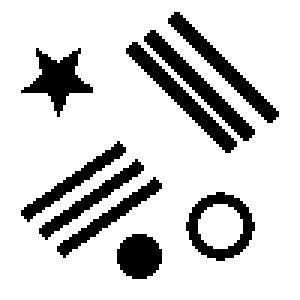
#> input picture datasets/patterns.png, 100 x 100 px (shown 3 times larger)
$ jupyter execute --allow-errors dst2_2d_signals_experimentation.ipynb
#> lines starting #> are read from the running program, lines starting #| are printed output that depends on the picture; after the words box and inside, x2 and y2 are one past the last pixel; in counts of white or black regions, pixels touching at a corner belong together
# DST-II for 2D-signals

[cell 1]
import os
import sys
module_path = os.path.abspath(os.path.join('..'))
if module_path not in sys.path:
    sys.path.append(module_path)

## Importing libraries and defining some useful functions

[cell 2]
import matplotlib.pyplot as plt
import numpy as np
from dst import S, build_shapelet
import os
from skimage import draw
import pywt
from skimage import io

[cell 3]
def detect_pattern(image,threshold=0.6):
    positions = []
    for i in range(image.shape[0]):
        for j in range(image.shape[1]):
            if image[i][j] >= threshold:
                print(f'Detection at position {i,j} with value {image[i][j]}')
                positions.append((i,j))
    return positions

[cell 4]
def make_gaussian(size, fwhm=3, center=None):
    """
    Make a square gaussian kernel.
    size is the length of a side of the square
    fwhm is full-width-half-maximum, which
    can be thought of as an effective radius.
    """
    x = np.arange(0, size, 1, float)
    y = x[:, np.newaxis]

    if center is None:
        x0 = y0 = size // 2
    else:
        x0 = center[0]
        y0 = center[1]

    return np.exp(-4*np.log(2) * ((x-x0)**2 + (y-y0)**2) / fwhm**2)

[cell 5]
def make_rectangle(image_size, size, start_position):
    """
    Make a image with a rectangle.
    """
#> called with image_size = (50, 50), size = (10, 20), start_position = (4, 10)
    image = np.zeros(image_size)
    for i in range(size[0]):
        for j in range(size[1]):
            image[i+start_position[0]][j+start_position[1]] = 1
    return image

[cell 6]
def make_circle(size, stroke, radius):
    """
    Make a image with a circle.
    """
#> called with size = (50, 50), stroke = 5, radius = 10
    if size is None:
        size = (200,200)
    arr = np.zeros(size)
    for delta in range(-(stroke // 2) + (stroke % 2), (stroke + 1) // 2):
        rr, cc, _ = draw.circle_perimeter_aa(size[0]//2,size[1]//2,
                                             radius= radius+delta, shape=arr.shape)
        arr[rr, cc] = 1
    return arr

[cell 7]
def noisy(image):
    """
    Add gaussian noise to image
    """
    row, col = image.shape
    mean = 0
    var = 0.01
    sigma = var**0.5
    gauss = np.random.normal(mean, sigma, (row, col))
    gauss = gauss.reshape(row, col)
    noisy = image + gauss
    return noisy

## Images for experiments

[cell 8]
gaussian = make_gaussian(50, 15, center=(30, 30))
noisy_gaussian = noisy(gaussian)

[cell 9]
square_image = make_rectangle((50,50),(10,20),(4,10))
noisy_square_image = noisy(square_image)

[cell 10]
circle = make_circle((50,50),5,10)
noisy_circle = noisy(circle)

[cell 11]
several_shapes = io.imread('../datasets/patterns.png', as_gray=True)
#> several_shapes: shape (100, 100); values 0 (black) and 43 (white), 81.6% white; 9 black regions, largest, box (x1, y1, x2, y2) and area: (56, 4, 93, 41) 241, (48, 10, 85, 47) 241, (42, 14, 79, 51) 241
noisy_several_shapes = noisy(several_shapes)

## First Approach: Traditional 2D-Wavelet Transform

[cell 12]
image = noisy_gaussian
plt.gcf().set_dpi(600)
plt.imshow(image)
plt.show()
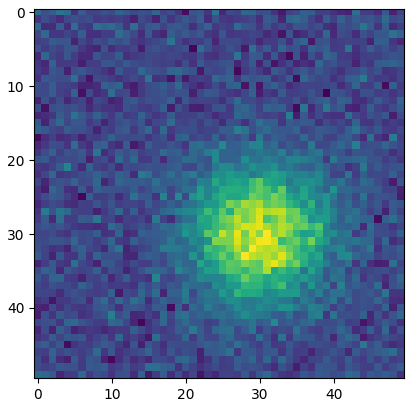
#> figure drawn by matplotlib, 1 panel

[cell 13]
pattern_horizontal = image[30, 25:40].flatten()
pattern_vertical = image[25:40, 30].flatten()
x = [i for i in range(len(pattern_horizontal))]
plt.gcf().set_dpi(600)
plt.plot(x, pattern_horizontal, 'peru')
plt.show()
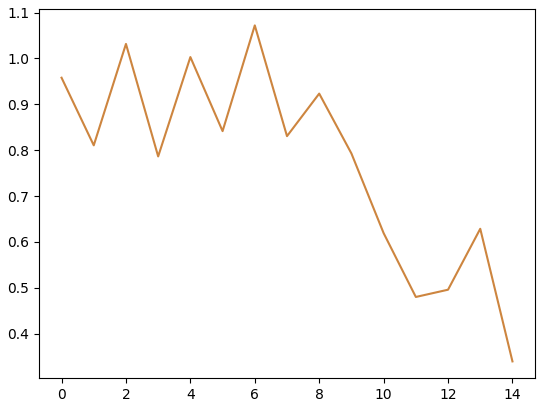
#> figure drawn by matplotlib, 1 panel; curve peaks at x = 6, y = 1.07

plt.gcf().set_dpi(600)
plt.plot(x, pattern_vertical, 'peru')
plt.show()
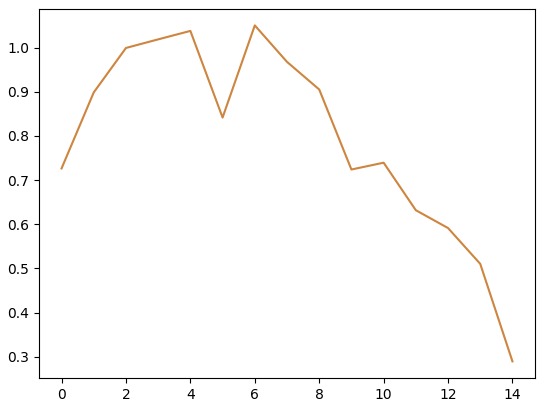
#> figure drawn by matplotlib, 1 panel; curve peaks at x = 6, y = 1.05

#> (a cell that did not finish here is left out)

#> (a cell that did not finish here is left out)

[cell 16]
coeffs2 = pywt.dwt2(image,'haar',mode='per')
LL, (LH, HL, HH) = coeffs2
#> (the rest of this cell did not finish here and is left out)

## Second Approach: Extending 1D Shapelet Detection Technique

[cell 17]
def dst2_row(image, shapelet):
    rows,cols = image.shape
    aprox_coeff_row, detail_coeff_row = pywt.dwt(image.flatten(), shapelet, mode='per')
    return aprox_coeff_row, detail_coeff_row.reshape((rows,cols//2))

def dst2_col(image, shapelet):
    image = image.transpose()
    rows,cols = image.shape
    aprox_coeff_row, detail_coeff_row = pywt.dwt(image.flatten(), shapelet, mode='per')
    return aprox_coeff_row.transpose(), detail_coeff_row.reshape((rows,cols//2)).transpose()

def dst2(image,shapelet):
    row_shapelet, col_shapelet = shapelet
    return dst2_row(image,row_shapelet), dst2_col(image,col_shapelet)

[cell 18]
image = noisy_gaussian
plt.gcf().set_dpi(600)
plt.imshow(image)
plt.show()

[cell 19]
pattern_horizontal = image[30, 25:40].flatten()
pattern_vertical = image[25:40, 30].flatten()
x = [i for i in range(len(pattern_horizontal))]
plt.gcf().set_dpi(600)
plt.plot(x, pattern_horizontal, 'peru')
plt.show()

plt.gcf().set_dpi(600)
plt.plot(x, pattern_vertical, 'peru')
plt.show()

#> (a cell that did not finish here is left out)

#> (a cell that did not finish here is left out)

[cell 22]
((_,row_details),(_,col_details))= dst2(image,('haar','haar'))

detect_pattern(S(row_details))
#> (this line was passed over: dst is not available in this run)
plt.gcf().set_dpi(600)
plt.imshow(S(row_details))
#> (this line was passed over: dst is not available in this run)
plt.show()

detect_pattern(S(col_details))
#> (this line was passed over: dst is not available in this run)
plt.gcf().set_dpi(600)
plt.imshow(S(col_details))
#> (this line was passed over: dst is not available in this run)
#> `plt.show()`:
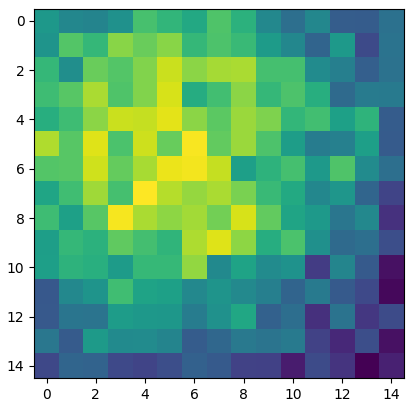
#> figure drawn by matplotlib, 1 panel
plt.show()

## Third Approach: Extending 1D Shapelet Detection Technique with several shapelets

[cell 23]
def multi_shapelet_detection(image, pattern):
    horizontal_bands = []
    for i in range(pattern.shape[0]):
        horizontal_bands.append(pattern[i, :])

    vertical_bands = []
    for i in range(pattern.shape[1]):
        vertical_bands.append(pattern[:, i])

    horizontal_shapelets = []
    for band in horizontal_bands:
        horizontal_shapelets.append(build_shapelet(band))

    vertical_shapelets = []
    for band in vertical_bands:
        vertical_shapelets.append(build_shapelet(band))

    coef_details_cols = 0
    for shapelet in vertical_shapelets:
        (_, coef) = dst2_col(image, shapelet)
        coef_details_cols += coef
    coef_details_cols /= len(vertical_shapelets)

    coef_details_rows = 0
    for shapelet in horizontal_shapelets:
        (_, coef) = dst2_row(image, shapelet)
        coef_details_rows += coef
    coef_details_rows /= len(horizontal_shapelets)

    return coef_details_rows, coef_details_cols

[cell 24]
def multi_shapelet_detection(image, pattern, threshold=0.6):
#> called with pattern = array of shape (15, 15), threshold = 0.6
    horizontal_bands = []
    for i in range(pattern.shape[0]):
        horizontal_bands.append(pattern[i, :])

    vertical_bands = []
    for i in range(pattern.shape[1]):
        vertical_bands.append(pattern[:, i])

    horizontal_shapelets = []
    for band in horizontal_bands:
        horizontal_shapelets.append(build_shapelet(band))

    vertical_shapelets = []
    for band in vertical_bands:
        vertical_shapelets.append(build_shapelet(band))

    coef_details_cols = 0
    count = 0
    for shapelet in vertical_shapelets:
        (_, coef) = dst2_col(image, shapelet)
        pos = detect_pattern(S(coef), threshold)
        if len(pos)>0:
            coef_details_cols += coef
            count+=1
    coef_details_cols /= count

    coef_details_rows = 0
    count = 0
    for shapelet in horizontal_shapelets:
        (_, coef) = dst2_row(image, shapelet)
        pos = detect_pattern(S(coef), threshold)
        if len(pos)>0:
            coef_details_rows += coef
            count+=1
    coef_details_rows /= count

    return coef_details_rows, coef_details_cols

[cell 25]
image = noisy_gaussian
plt.gcf().set_dpi(600)
plt.imshow(image)
plt.show()

[cell 26]
pattern = image[25:40, 25:40]
print(pattern)
plt.imshow(pattern)
plt.show()
